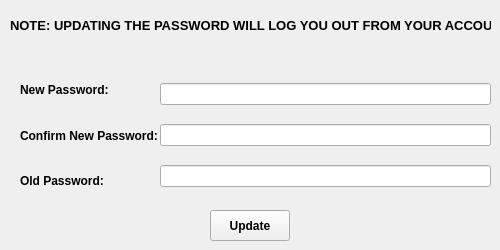
<?xml version="1.0" encoding="UTF-8"?>
<ui version="4.0">
 <class>changepass</class>
 <widget class="QWidget" name="changepass">
  <property name="geometry">
   <rect>
    <x>0</x>
    <y>0</y>
    <width>500</width>
    <height>250</height>
   </rect>
  </property>
  <property name="windowTitle">
   <string>Form</string>
  </property>
  <widget class="QLabel" name="label">
   <property name="geometry">
    <rect>
     <x>10</x>
     <y>10</y>
     <width>481</width>
     <height>31</height>
    </rect>
   </property>
   <property name="font">
    <font>
     <pointsize>10</pointsize>
     <bold>true</bold>
    </font>
   </property>
   <property name="text">
    <string>NOTE: UPDATING THE PASSWORD WILL LOG YOU OUT FROM YOUR ACCOUNT</string>
   </property>
  </widget>
  <widget class="QPushButton" name="updatebutton">
   <property name="geometry">
    <rect>
     <x>210</x>
     <y>210</y>
     <width>80</width>
     <height>31</height>
    </rect>
   </property>
   <property name="font">
    <font>
     <bold>true</bold>
    </font>
   </property>
   <property name="text">
    <string>Update</string>
   </property>
  </widget>
  <widget class="QWidget" name="layoutWidget">
   <property name="geometry">
    <rect>
     <x>20</x>
     <y>70</y>
     <width>138</width>
     <height>131</height>
    </rect>
   </property>
   <layout class="QVBoxLayout" name="verticalLayout">
    <item>
     <widget class="QLabel" name="label_2">
      <property name="font">
       <font>
        <pointsize>9</pointsize>
        <bold>true</bold>
       </font>
      </property>
      <property name="text">
       <string>New Password:</string>
      </property>
     </widget>
    </item>
    <item>
     <widget class="QLabel" name="label_3">
      <property name="font">
       <font>
        <pointsize>9</pointsize>
        <bold>true</bold>
       </font>
      </property>
      <property name="text">
       <string>Confirm New Password:</string>
      </property>
     </widget>
    </item>
    <item>
     <widget class="QLabel" name="label_4">
      <property name="font">
       <font>
        <bold>true</bold>
       </font>
      </property>
      <property name="text">
       <string>Old Password:</string>
      </property>
     </widget>
    </item>
   </layout>
  </widget>
  <widget class="QWidget" name="layoutWidget">
   <property name="geometry">
    <rect>
     <x>160</x>
     <y>70</y>
     <width>331</width>
     <height>131</height>
    </rect>
   </property>
   <layout class="QVBoxLayout" name="verticalLayout_2">
    <item>
     <widget class="QLineEdit" name="newpass1">
      <property name="echoMode">
       <enum>QLineEdit::Password</enum>
      </property>
     </widget>
    </item>
    <item>
     <widget class="QLineEdit" name="newpass2">
      <property name="echoMode">
       <enum>QLineEdit::Password</enum>
      </property>
     </widget>
    </item>
    <item>
     <widget class="QLineEdit" name="oldpass">
      <property name="echoMode">
       <enum>QLineEdit::Password</enum>
      </property>
     </widget>
    </item>
   </layout>
  </widget>
 </widget>
 <resources/>
 <connections/>
</ui>
